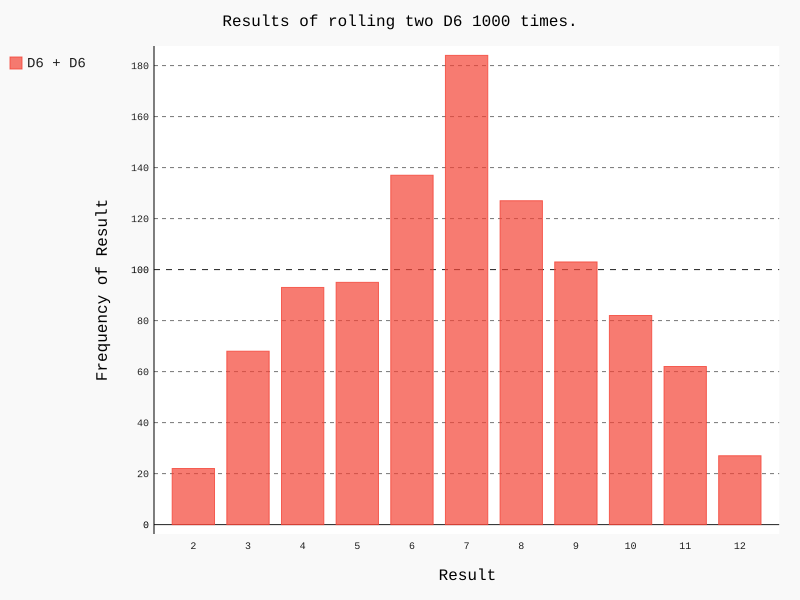

Write Python code to recreate this figure.
import pygal
from die import Die

# 创建两个D6骰子
die_1 = Die()
die_2 = Die()

# 掷骰子多次，并将结果存储到一个列表中
results = []
for roll_num in range(1000):
    result = die_1.roll() + die_2.roll()
    results.append(result)
    
# 分析结果
frequencies = []
max_result = die_1.num_sides + die_2.num_sides
for value in range(2, max_result+1):
    frequency = results.count(value)
    frequencies.append(frequency)

#~ print(frequencies)

# 对结果进行可视化
hist = pygal.Bar()

hist.title = "Results of rolling two D6 1000 times."
hist.x_labels = ['2', '3', '4', '5', '6', '7', '8', '9', '10', '11', '12']
hist.x_title = "Result"
hist.y_title = "Frequency of Result"
hist.add('D6 + D6', frequencies)
hist.render_to_file('dice_visual.svg')
